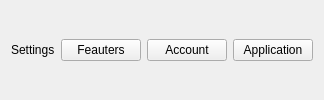
               <widget class="QWidget" name="settingsBar" native="true">
                <property name="styleSheet">
                 <string notr="true">QPushButton:hover{
	background-color: #2a2e36;
}</string>
                </property>
                <layout class="QHBoxLayout" name="horizontalLayout_8">
                 <item>
                  <widget class="QLabel" name="settingsTitle">
                   <property name="text">
                    <string>Settings</string>
                   </property>
                  </widget>
                 </item>
                 <item>
                  <widget class="QPushButton" name="feautersBtn">
                   <property name="sizePolicy">
                    <sizepolicy hsizetype="Maximum" vsizetype="Fixed">
                     <horstretch>0</horstretch>
                     <verstretch>0</verstretch>
                    </sizepolicy>
                   </property>
                   <property name="cursor">
                    <cursorShape>PointingHandCursor</cursorShape>
                   </property>
                   <property name="text">
                    <string>Feauters</string>
                   </property>
                  </widget>
                 </item>
                 <item>
                  <widget class="QPushButton" name="accountBtn">
                   <property name="sizePolicy">
                    <sizepolicy hsizetype="Maximum" vsizetype="Fixed">
                     <horstretch>0</horstretch>
                     <verstretch>0</verstretch>
                    </sizepolicy>
                   </property>
                   <property name="cursor">
                    <cursorShape>PointingHandCursor</cursorShape>
                   </property>
                   <property name="styleSheet">
                    <string notr="true"/>
                   </property>
                   <property name="text">
                    <string>Account</string>
                   </property>
                  </widget>
                 </item>
                 <item>
                  <widget class="QPushButton" name="appBtn">
                   <property name="sizePolicy">
                    <sizepolicy hsizetype="Maximum" vsizetype="Fixed">
                     <horstretch>0</horstretch>
                     <verstretch>0</verstretch>
                    </sizepolicy>
                   </property>
                   <property name="cursor">
                    <cursorShape>PointingHandCursor</cursorShape>
                   </property>
                   <property name="text">
                    <string>Application</string>
                   </property>
                  </widget>
                 </item>
                </layout>
               </widget>
